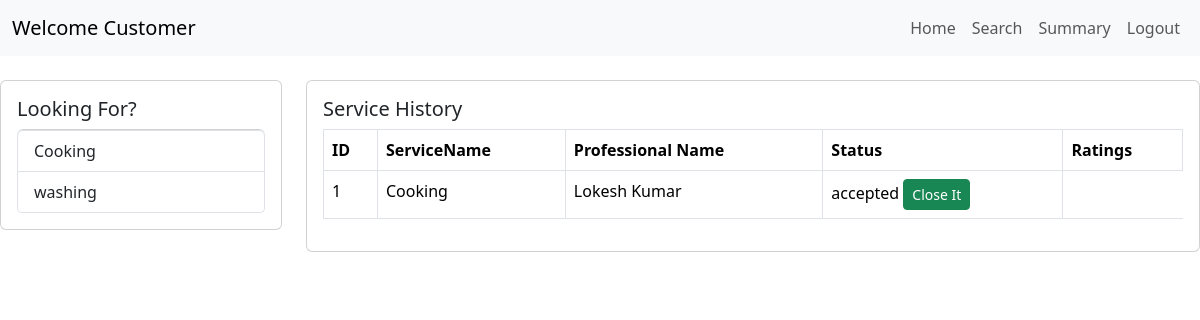
Page /customer/dashboard (signed in) on the committed database.
### models.py (models this page shows, shortened)
class Service(db.Model):
    __tablename__ = 'services'
    id = db.Column(db.Integer, primary_key=True)
    name = db.Column(db.String(100), nullable=False)
    description = db.Column(db.Text, nullable=True)
    price = db.Column(db.Float, nullable=False)
    requests = db.relationship('ServiceRequest', backref='service', lazy=True)

class ServiceRequest(db.Model):
    __tablename__ = 'service_requests'
    id = db.Column(db.Integer, primary_key=True)
    service_id = db.Column(db.Integer, db.ForeignKey('services.id'), nullable=False)
    customer_id = db.Column(db.Integer, db.ForeignKey('users.id'), nullable=False)
    professional_id = db.Column(db.Integer, db.ForeignKey('service_professionals.id'), nullable=True)
    date_of_request = db.Column(db.DateTime, nullable=False, default=datetime.utcnow)
    date_of_completion = db.Column(db.DateTime, nullable=True)
    service_status = db.Column(db.String(50), default="requested")
    rating = db.Column(db.Integer, nullable=False, default=3)
    remarks = db.Column(db.Text)

class User(db.Model, UserMixin):
    __tablename__ = 'users'
    id = db.Column(db.Integer, primary_key=True)
    password = db.Column(db.String(100), nullable=False)
    email = db.Column(db.String(100), unique=True, nullable=False)
    is_active = db.Column(db.Boolean, default=False)
    user_type = db.Column(db.String(20), nullable=False)  # 'admin', 'customer', 'professional'
    is_blocked = db.Column(db.Boolean, default=False)
    fullname = db.Column(db.String(50), nullable=False)
    address = db.Column(db.String(200), nullable=True)
    pincode = db.Column(db.String(6), nullable=True)
    date_created = db.Column(db.DateTime, default=datetime.utcnow)
    customer_requests = db.relationship(
        'ServiceRequest',
        foreign_keys='ServiceRequest.customer_id',
        backref='customer',
        lazy=True
    )
    __mapper_args__ = {
        'polymorphic_on': user_type,  # Specifies the column used for polymorphism
        'polymorphic_identity': 'user',  # Identifier for the User model
    }

### customer/views.py (the view)
@customer_views.route('/dashboard')
@login_required
def customer_dashboard():
    sps = ServiceProfessional.query.all()
    services = Service.query.all()
    customer =  User.query.get_or_404(current_user.id),
    service_requests = ServiceRequest.query.filter_by(customer_id=current_user.id).all()
    data = []
    for sr in service_requests:
        data.append({
            "id": sr.id,
            "service_name": sr.service.name,
            "professional_name": sr.professional.fullname,
            "status": sr.service_status,
        })
    return render_template('customer_home.html', sps=sps, services=services, customer=customer, srs=service_requests)

### app.py (called while the page is built)
@login_manager.user_loader
def load_user(user_id):
    return User.query.get(int(user_id))

### templates/customer_home.html (shortened to what this page needs)
<!DOCTYPE html>
<html lang="en">
<head>
    <link href="https://cdn.jsdelivr.net/npm/bootstrap@5.3.2/dist/css/bootstrap.min.css" rel="stylesheet">
</head>
<body>
        <nav class="navbar navbar-expand-lg navbar-light bg-light mb-4">
            <div class="container-fluid">
                <a class="navbar-brand" href="#">Welcome Customer</a>
                <div class="collapse navbar-collapse" id="navbarNav">
                    <ul class="navbar-nav ms-auto">
                        <li class="nav-item"><a class="nav-link" href="/customer/dashboard">Home</a></li>
                        <li class="nav-item"><a class="nav-link" href="/customer/search">Search</a></li>
                        <li class="nav-item"><a class="nav-link" href="/customer/summary">Summary</a></li>
                        <li class="nav-item"><a class="nav-link" href="/logout">Logout</a></li>
                    </ul>
                </div>
            </div>
        </nav>
        <div class="row">
            <div class="col-md-3">
                <div class="card p-3">
                    <h5 class="card-title">Looking For?</h5>
                    <div class="list-group">
                        {% for service in services %}
                        <a onclick="ServiceSelect({{service.id}})" href="#" class="list-group-item list-group-item-Rating">{{service.name}}</a>
                        {% endfor %}
                    </div>
                </div>
            </div>
            <div class="col-md-9">
                <div class="card p-3">
                    <h5 class="card-title">Service History</h5>
                    <table class="table table-bordered">
                        <thead>
                            <tr>
                                <th>ID</th>
                                <th>ServiceName</th>
                                <th>Professional Name</th>
                                <th>Status</th>
                                <th>Ratings</th>
                            </tr>
                        </thead>
                        <tbody id="serviceHistory">
                            {% for sr in srs %}
                            <tr>
                                <td>{{sr.id}}</td>
                                <td>{{sr.service.name}}</td>
                                <td>{{sr.professional.fullname}}</td>
                                <td id="status{{sr.id}}">
                                    {{sr.service_status}}
                                    {% if sr.service_status == 'accepted'%}
                                    <button class="btn btn-success btn-sm" onclick="closeServiceRequest({{sr.id}})">Close It</button>
                                    {% endif %}
                                </td>
                            </tr>
                            {% endfor %}
                        </tbody>
                    </table>
                </div>
                <br><br>
            </div>
        </div>
</body>
</html>

### rows in the picture
Service: name "Cooking"
Service: name "washing"
ServiceRequest: id "1", service.name "Cooking", professional.fullname "Lokesh Kumar", service_status "accepted"
